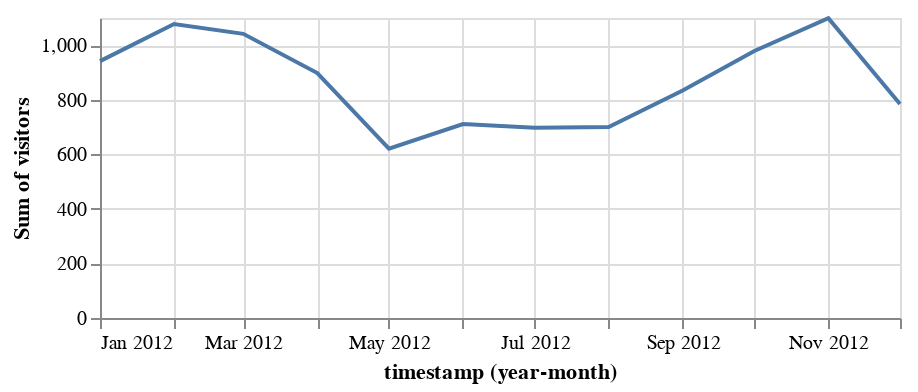

Notebook source saved alongside this figure:
### Markdown cell above
## Time aggregation

We'd like to aggregate it on different time scales to see what patterns pop out. We saw some aggregation already with the `sum(visitors)` and sorting, but **Altair has many built-in time-scale aggregation functions, too, called TimeUnit Transforms.**

**The documentation lists the 
[Timeunit valid entries](https://altair-viz.github.io/user_guide/transform/timeunit.html)**

### A sum of visitors per month shows some seasonal detail

Here we'll try a couple of different time scales on which to aggregate. First, monthly with `yearmonth()` to see the very coarse-scale trends over the academic year.

### Code cell
alt.Chart(pageviews).mark_line().encode(
    x = 'yearmonth(timestamp):T',
    y = 'sum(visitors):Q'
).properties(
    width=400,
    height=150
)

### Figure 1 — Vega specification as saved in the notebook (floating-point values rounded to 4 significant figures)
{"$schema": "https://vega.github.io/schema/vega/v5.json", "data": [{"name": "source_0", "values": [{"sum_visitors": 942, "yearmonth_timestamp": "2012-01-01T00:00:00.000"}, {"sum_visitors": 1078, "yearmonth_timestamp": "2012-02-01T00:00:00.000"}, {"sum_visitors": 1042, "yearmonth_timestamp": "2012-03-01T00:00:00.000"}, {"sum_visitors": 898, "yearmonth_timestamp": "2012-04-01T00:00:00.000"}, {"sum_visitors": 621, "yearmonth_timestamp": "2012-05-01T00:00:00.000"}, {"sum_visitors": 711, "yearmonth_timestamp": "2012-06-01T00:00:00.000"}, {"sum_visitors": 698, "yearmonth_timestamp": "2012-07-01T00:00:00.000"}, {"sum_visitors": 700, "yearmonth_timestamp": "2012-08-01T00:00:00.000"}, {"sum_visitors": 834, "yearmonth_timestamp": "2012-09-01T00:00:00.000"}, {"sum_visitors": 979, "yearmonth_timestamp": "2012-10-01T00:00:00.000"}, {"sum_visitors": 1099, "yearmonth_timestamp": "2012-11-01T00:00:00.000"}, {"sum_visitors": 785, "yearmonth_timestamp": "2012-12-01T00:00:00.000"}], "transform": [{"type": "formula", "expr": "toDate(datum['yearmonth_timestamp'])", "as": "yearmonth_timestamp"}]}, {"name": "source_0_y_domain_sum_visitors", "values": [{"min": 621, "max": 1099}]}], "marks": [{"type": "line", "name": "marks", "from": {"data": "source_0"}, "sort": {"field": "datum[\"yearmonth_timestamp\"]"}, "encode": {"update": {"y": {"field": "sum_visitors", "scale": "y"}, "description": {"signal": "\"timestamp (year-month): \" + (timeFormat(datum[\"yearmonth_timestamp\"], timeUnitSpecifier([\"year\",\"month\"], {\"year-month\":\"%b %Y \",\"year-month-date\":\"%b %d, %Y \"}))) + \"; Sum of visitors: \" + (format(datum[\"sum_visitors\"], \"\"))"}, "defined": {"signal": "isValid(datum[\"yearmonth_timestamp\"]) && isFinite(+datum[\"yearmonth_timestamp\"]) && isValid(datum[\"sum_visitors\"]) && isFinite(+datum[\"sum_visitors\"])"}, "x": {"field": "yearmonth_timestamp", "scale": "x"}, "stroke": {"value": "#4c78a8"}}}, "style": ["line"]}], "scales": [{"name": "x", "type": "time", "domain": {"data": "source_0", "field": "yearmonth_timestamp"}, "range": [0, {"signal": "width"}]}, {"name": "y", "type": "linear", "domain": [{"signal": "(data(\"source_0_y_domain_sum_visitors\")[0] || {}).min"}, {"signal": "(data(\"source_0_y_domain_sum_visitors\")[0] || {}).max"}], "range": [{"signal": "height"}, 0], "nice": true, "zero": true}], "axes": [{"scale": "x", "maxExtent": 0, "ticks": false, "zindex": 0, "grid": true, "minExtent": 0, "gridScale": "y", "tickCount": {"signal": "ceil(width/40)"}, "tickMinStep": {"signal": "datetime(2001, 1, 1, 0, 0, 0, 0) - datetime(2001, 0, 1, 0, 0, 0, 0)"}, "domain": false, "labels": false, "orient": "bottom", "aria": false}, {"scale": "y", "aria": false, "gridScale": "x", "tickCount": {"signal": "ceil(height/40)"}, "orient": "left", "minExtent": 0, "grid": true, "domain": false, "maxExtent": 0, "labels": false, "ticks": false, "zindex": 0}, {"scale": "x", "format": {"signal": "timeUnitSpecifier([\"year\",\"month\"], {\"year-month\":\"%b %Y \",\"year-month-date\":\"%b %d, %Y \"})"}, "labelFlush": true, "title": "timestamp (year-month)", "orient": "bottom", "tickMinStep": {"signal": "datetime(2001, 1, 1, 0, 0, 0, 0) - datetime(2001, 0, 1, 0, 0, 0, 0)"}, "labelOverlap": true, "grid": false, "zindex": 0, "tickCount": {"signal": "ceil(width/40)"}}, {"scale": "y", "zindex": 0, "tickCount": {"signal": "ceil(height/40)"}, "orient": "left", "grid": false, "title": "Sum of visitors", "labelOverlap": true}], "height": 150, "background": "white", "width": 400, "padding": 5, "style": "cell"}
